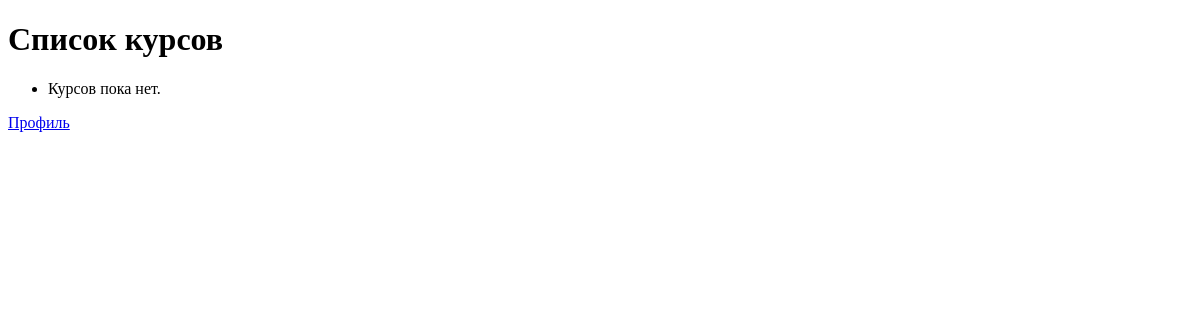
The page /courses/ (signed in) on the database as committed earlier.
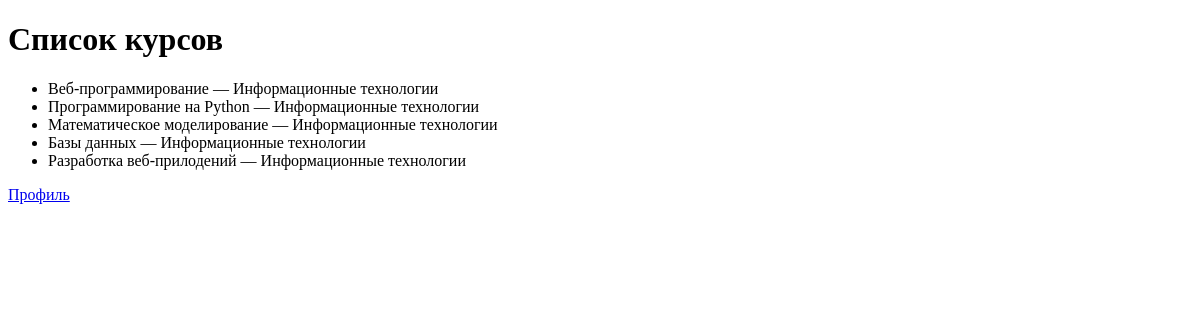
The same page on the database as committed later.
### accounts/models.py (models this page shows, shortened)
class Course(models.Model):
    title = models.CharField(max_length=200)
    description = models.TextField(
        blank=True
    )
    department = models.ForeignKey(
        Department,
        on_delete=models.CASCADE,
        related_name='courses'
    )

class Department(models.Model):
    name = models.CharField(max_length=200)

### accounts/views.py (the view)
# urls.py: path('courses/', views.course_list, name='course_list'),
@login_required
def course_list(request):
    courses = Course.objects.select_related('department').all()
    return render(
        request,
        'course_list.html',
        {
            'courses': courses,
        }
    )

### templates/course_list.html (shortened to what this page needs)
<!DOCTYPE html>
<html lang="ru">
<head>
</head>
<body>
<h1>Список курсов</h1>
<ul>
    {% for course in courses %}
        <li>
            {{ course.title }}
            —
            {{ course.department.name }}
        </li>
    {% empty %}
        <li>Курсов пока нет.</li>
    {% endfor %}
</ul>
<a href="/profile/">
    Профиль
</a>
</body>
</html>

Rows that differ between the two databases and show on the page:
added Course: title "Веб-программирование", department.name "Информационные технологии"
added Course: title "Программирование на Python", department.name "Информационные технологии"
added Course: title "Математическое моделирование", department.name "Информационные технологии"
added Course: title "Базы данных", department.name "Информационные технологии"
added Course: title "Разработка веб-прилодений", department.name "Информационные технологии"
Other text that changed with them:
text no longer shown: "Курсов пока нет."
